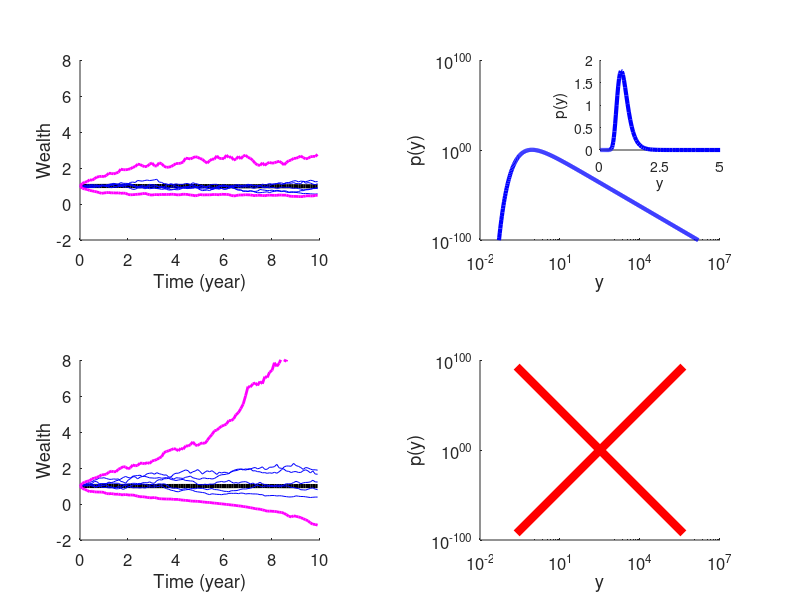

Here is the MATLAB script that generated this plot:
mu=0.0;
sigma=0.14;
dt=0.1;
sdt=sqrt(.1);
N=1000;
T=10/dt;
tauc=sigma^2/(2*log(N));
tau=0.15;
%generate N GBM trajectories, length T
x=ones(T,N);
noise=sigma*sdt*randn(T,N);
w1=zeros(T,1);
%w1(1)=middle_class(x(1,:),0);
for i=2:T
    x(i,:)=x(i-1,:)+x(i-1,:).*(mu*dt-tau*dt+noise(i,:))+tau*mean(x(i-1,:))*dt;
    %w1(i)=middle_class(x(i,:),0);
end
y=mean(x,2);
rich=max(x,[],2);
poor=min(x,[],2);
t=dt*ones(T,1);
t=cumsum(t)-dt;
close all;

subplot(2,2,1);
plot(t,y,'k','linewidth',3);
hold on;
plot(t,x(:,1),'b');
plot(t,x(:,2),'b');
plot(t,x(:,3),'b');
plot(t,x(:,4),'b');
plot(t,x(:,5),'b');
plot(t,rich,'m','linewidth',2);
plot(t,poor,'m','linewidth',2);
xlabel('Time (year)');
ylabel('Wealth');
xlim([0 10]);
ylim([-2 8]);
set(gca,'xtick',0:2:10);
set(gca,'ytick',-2:2:8);
set(gca,'FontSize',12)
set(gcf,'color','w');
box off
mu=0.0;
sigma=0.14;
dt=0.1;
sdt=sqrt(.1);
N=1000;
T=10/dt;
tauc=sigma^2/(2*log(N));
tau=-0.15;
%generate N GBM trajectories, length T
x=ones(T,N);
noise=sigma*sdt*randn(T,N);
w1=zeros(T,1);
for i=2:T
    x(i,:)=x(i-1,:)+x(i-1,:).*(mu*dt-tau*dt+noise(i,:))+tau*mean(x(i-1,:))*dt;
end
y=mean(x,2);
rich=max(x,[],2);
poor=min(x,[],2);
t=dt*ones(T,1);
t=cumsum(t)-dt;
set(gca, 'Position', [0.1, 0.6, 0.3, 0.3]);

subplot(2,2,3);
plot(t,y,'k','linewidth',3);
hold on;
plot(t,x(:,1),'b');
plot(t,x(:,2),'b');
plot(t,x(:,3),'b');
plot(t,x(:,4),'b');
plot(t,x(:,5),'b');
plot(t,rich,'m','linewidth',2);
plot(t,poor,'m','linewidth',2);
xlabel('Time (year)');
ylabel('Wealth');
xlim([0 10]);
ylim([-2 8]);
set(gca,'xtick',0:2:10);
set(gca,'ytick',-2:2:8);
set(gca,'FontSize',12)
set(gcf,'color','w');
box off
set(gca, 'Position', [0.1, 0.1, 0.3, 0.3]);

subplot(2,2,2);
mu=0.02;
sigma=0.14;
tau=0.15;
y=10.^(-2:0.02:10);
zeta=1+2*tau/sigma^2;
p=exp(-(zeta-1)./y).*(y.^(-(1+zeta)));
loglog(y,p/trapz(y,p),'b','linewidth',3)
xlabel('y');
ylabel('p(y)');
xlim([1e-2 1e7]);
ylim([1e-100 1e100]);
set(gca,'xtick',[1e-2 1e1 1e4 1e7]);
set(gca,'ytick',[1e-100 1e0 1e100]);
set(gca,'FontSize',12)
set(gcf,'color','w');
box off
set(gca, 'Position', [0.6, 0.6, 0.3, 0.3]);

% create smaller axes in top right, and plot on it
axes('Position',[0.75 .75 0.15 0.15])
box on
plot(y,p/trapz(y,p),'b','linewidth',3)
box off
xlabel('y');
ylabel('p(y)');
xlim([0 5]);
set(gca,'xtick',[0 2.5 5]);
set(gca,'FontSize',10)

subplot(2,2,4);
mu=0.02;
sigma=0.14;
tau=0.15;
y=10.^(-2:0.02:10);
zeta=1+2*tau/sigma^2;
p=exp(-(zeta-1)./y).*(y.^(-(1+zeta)));
loglog(y,p/trapz(y,p),'w','linewidth',3,'linestyle','none')
hold on;
plot(10^2.5,1,'rx','MarkerSize',120,'linewidth',6)
xlabel('y');
ylabel('p(y)');
xlim([1e-2 1e7]);
ylim([1e-100 1e100]);
set(gca,'xtick',[1e-2 1e1 1e4 1e7]);
set(gca,'ytick',[1e-100 1e0 1e100]);
set(gca,'FontSize',12)
set(gcf,'color','w');
box off
set(gca, 'Position', [0.6, 0.1, 0.3, 0.3]);


set(gcf, 'Position', [100 100 700 600])
%set(gcf, 'Position', [100 100 750 650])